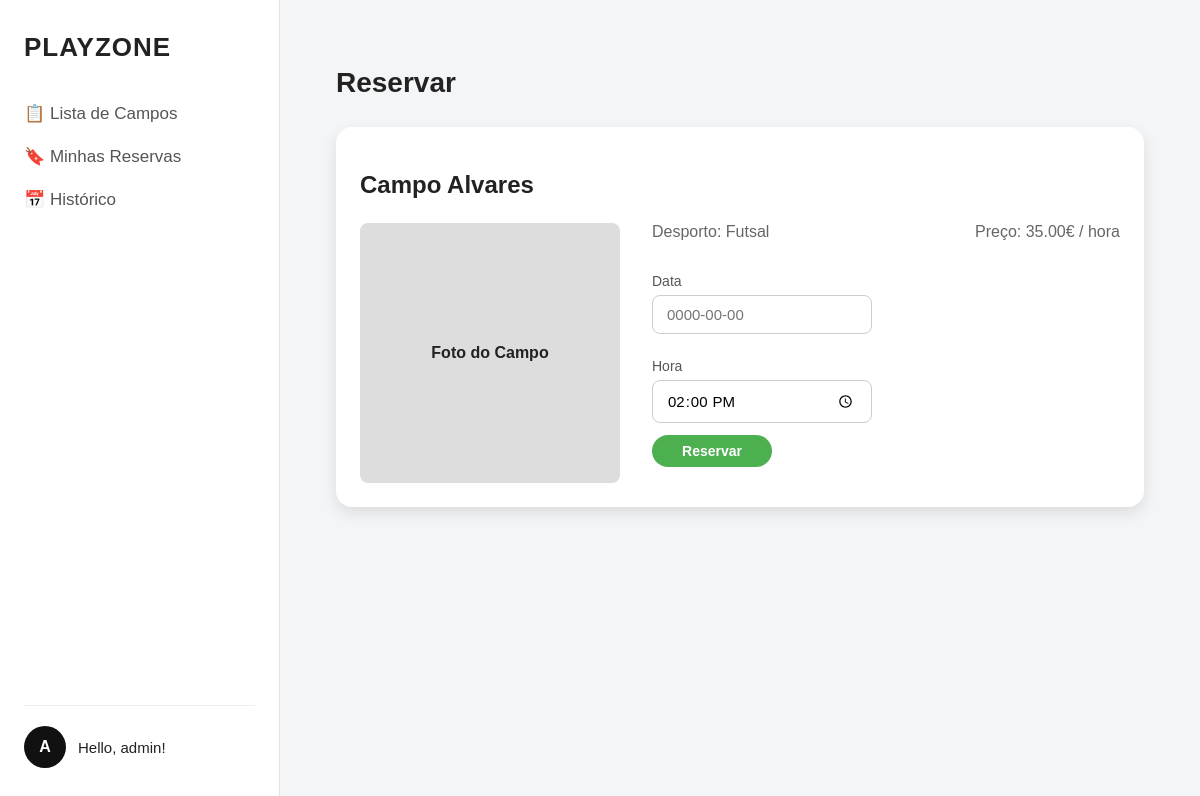
The app's page /campos/reservar/2/ (signed in) with its own data.
### campos/models.py (models this page shows, shortened)
class Campo(models.Model):
    nome = models.CharField(max_length=100)
    desporto = models.CharField(max_length=50)
    preco = models.DecimalField(max_digits=6, decimal_places=2)

### campos/views.py (the view)
# urls.py: path("reservar/<int:pk>/", CampoReservaView.as_view(), name="reservar"),
class CampoReservaView (LoginRequiredMixin, DetailView):
    model= Campo
    template_name= "campos/reservar.html"

### campos/templates/campos/reservar.html (shortened to what this page needs)
{% extends "base.html" %}
{% load static %}
{% block content %}
<div class="content">
    <h1>Reservar</h1>
    <div class="reserva-card">
        <h2>{{ object.nome }}</h2>
        <div class="reserva-body">
            <div class="campo-imagem">
                <span>Foto do Campo</span>
            </div>
            <div class="reserva-info">
                <div class="info-top">
                    <span>Desporto: {{ object.desporto }}</span>
                    <span>Preço: {{ object.preco }}€ / hora</span>
                </div>
                <label>Data</label>
                <input type="text" id="data" class="input" placeholder="0000-00-00">
                <label>Hora</label>
                <input type="time" id="hora" class="input" value="14:00">
                <button class="btn btn-green">Reservar</button>
            </div>
        </div>
    </div>
</div>
{% endblock %}

### templates/partials/sidebar_user.html
    <aside class="sidebar">
        <div>
            <h2>PLAYZONE</h2>
            <nav>
                <ul>
                    <li>
                        <a href="{% url 'campos:list' %}">📋 Lista de Campos</a>
                    </li>
                    <li>
                        <a href="{% url 'reservas:minhas' %}">🔖 Minhas Reservas</a>
                    </li>
                    <li>📅 Histórico</li>
                </ul>
            </nav>
        </div>
        {% if request.user.is_authenticated %}
            <a href="{% url 'userauth:profile' %}" class="user-area user-link">
                <div class="user-circle">
                    {{ request.user.username|first|upper }}
                </div>
                <span>Hello, {{ request.user.username }}!</span>
            </a>
        {% else %}
            <a href="{% url 'userauth:login' %}" class="user-area user-link">
                <div class="user-circle">U</div>
                <span>Hello, User!</span>
            </a>
        {% endif %}
    </aside>

### static/css/main.css (style rules this page uses)
* { box-sizing: border-box; font-family: Arial, sans-serif; }
body { margin: 0; background: #f4f5f7; color: #222; }
.sidebar { width: 280px; background: #ffffff; border-right: 1px solid #e3e3e3; padding: 32px 24px; display: flex; flex-direction: column; justify-content: space-between; }
.sidebar h2 { margin: 0 0 40px 0; font-size: 26px; font-weight: 700; letter-spacing: 1px; }
.sidebar nav ul { list-style: none; padding: 0; margin: 0; }
.sidebar nav li { display: flex; align-items: center; gap: 10px; margin-bottom: 22px; font-size: 17px; color: #555; cursor: pointer; }
.sidebar nav li a { text-decoration: none; color: inherit; display: flex; align-items: center; gap: 10px; width: 100%; }
.user-area { display: flex; align-items: center; gap: 12px; padding-top: 20px; border-top: 1px solid #eee; }
.user-circle { width: 42px; height: 42px; border-radius: 50%; background: #111; color: #fff; display: flex; align-items: center; justify-content: center; font-size: 16px; font-weight: 600; }
.user-area span, .user-area a { font-size: 15px; font-weight: 500; color: #222; text-decoration: none; }
.user-link { text-decoration: none; color: inherit; display: flex; align-items: center; gap: 12px; }
.content { flex: 1; padding: 48px 56px; }
.content h1 { margin-bottom: 28px; font-size: 28px; }
.btn { display: inline-flex; align-items: center; justify-content: center; padding: 8px 20px; font-size: 14px; font-weight: 600; border-radius: 999px; cursor: pointer; text-decoration: none; justify-self: end; }
.btn-green { background: #4CAF50; color: #ffffff; width: 120px; }
.btn { display: inline-flex; align-items: center; justify-content: center; padding: 8px 20px; font-size: 14px; font-weight: 600; border-radius: 999px; border: none; cursor: pointer; text-decoration: none; }
.reserva-card { background: #fff; border-radius: 16px; padding: 32px; box-shadow: 0 6px 16px rgba(0,0,0,0.1); max-width: 900px; }
.reserva-card h2 { margin-bottom: 24px; }
.reserva-body { display: flex; gap: 40px; }
.campo-imagem { width: 260px; height: 260px; background: #ddd; border-radius: 8px; display: flex; align-items: center; justify-content: center; font-weight: 600; }
.reserva-info { flex: 1; display: flex; flex-direction: column; }
.info-top { display: flex; justify-content: space-between; margin-bottom: 20px; color: #666; }
.reserva-info label { margin-top: 12px; margin-bottom: 6px; font-size: 14px; color: #555; }
.reserva-info .input { padding: 10px 14px; border-radius: 8px; border: 1px solid #ccc; font-size: 15px; margin-bottom: 12px; width: 220px; }
.reserva-card { background: #fff; border-radius: 16px; padding: 24px; margin-bottom: 24px; box-shadow: 0 6px 16px rgba(0,0,0,0.1); }
.reserva-body { display: flex; gap: 32px; }

### records on screen
Campo: nome "Campo Alvares", desporto "Futsal", preco "35.00"

### other values on screen
{{ request.user.username|first|upper }} "A"
{{ request.user.username }} "admin"
